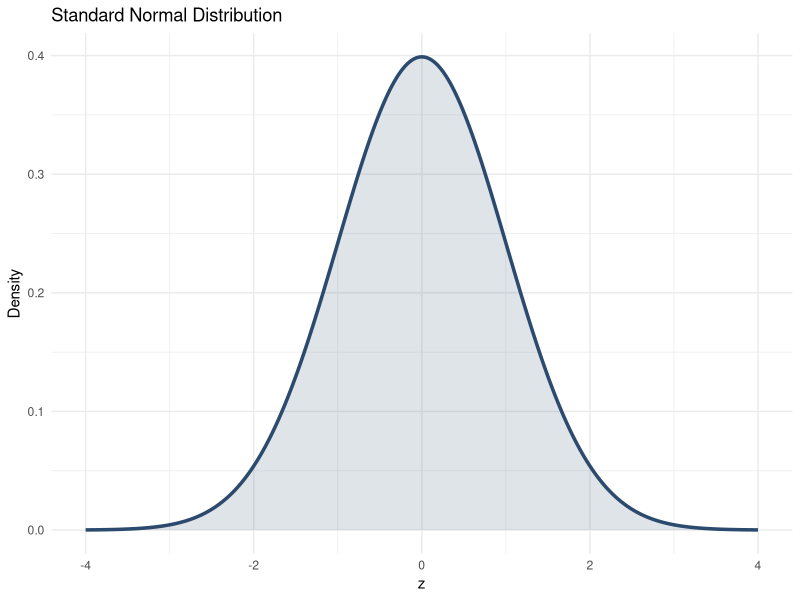
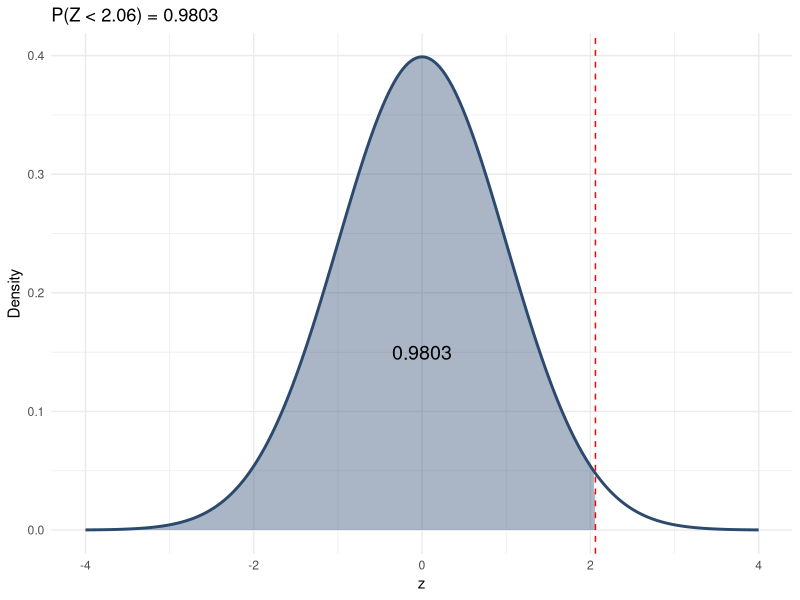
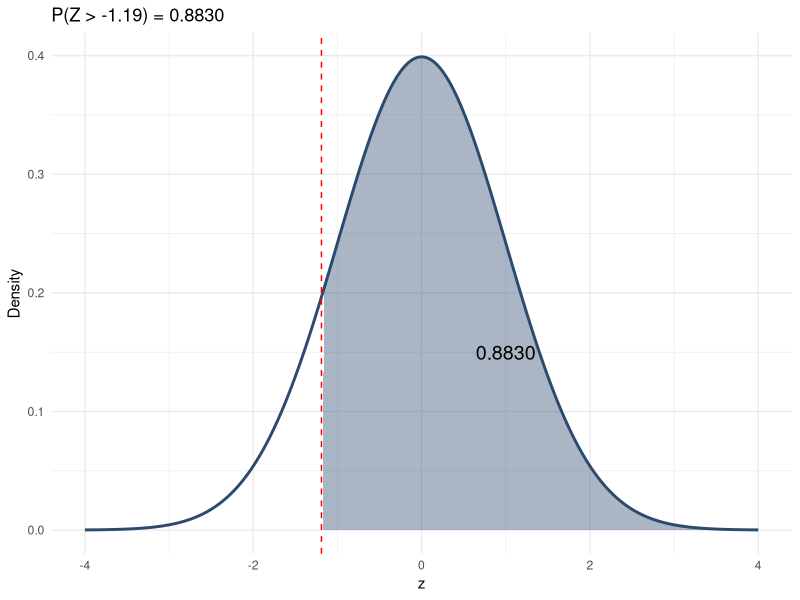
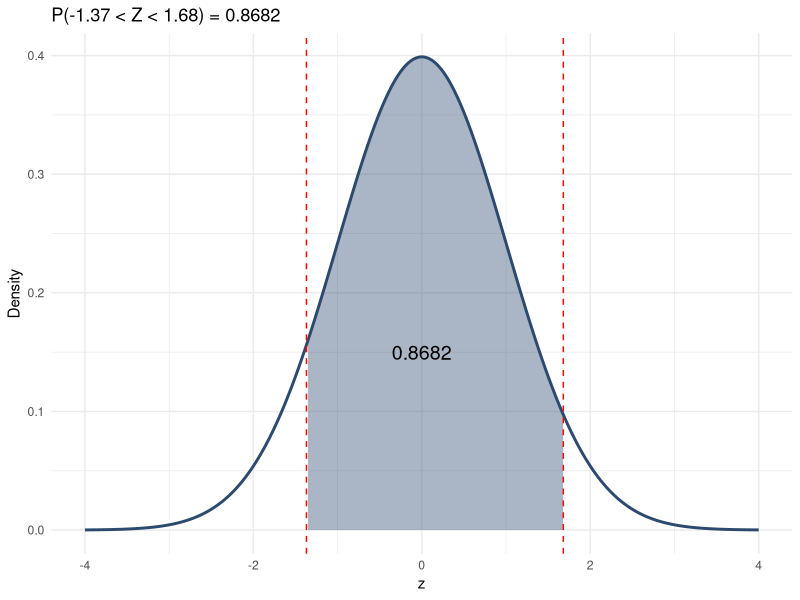
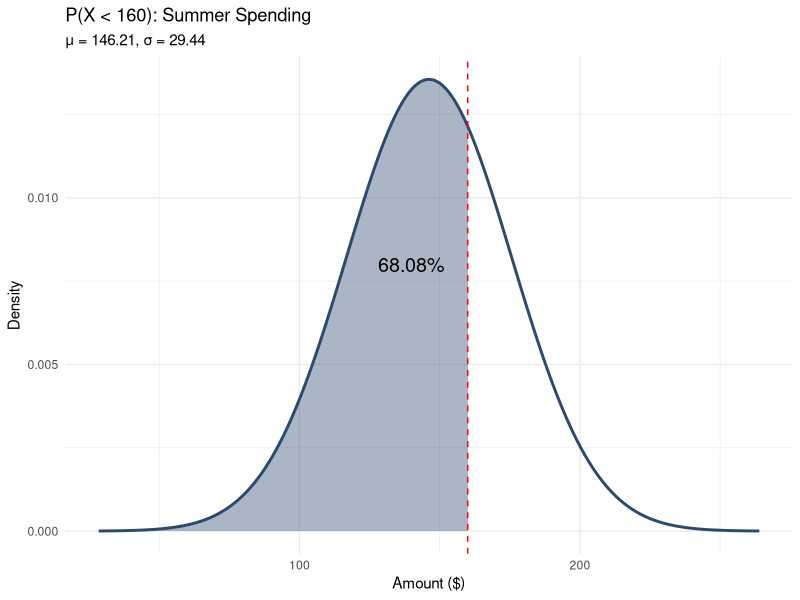
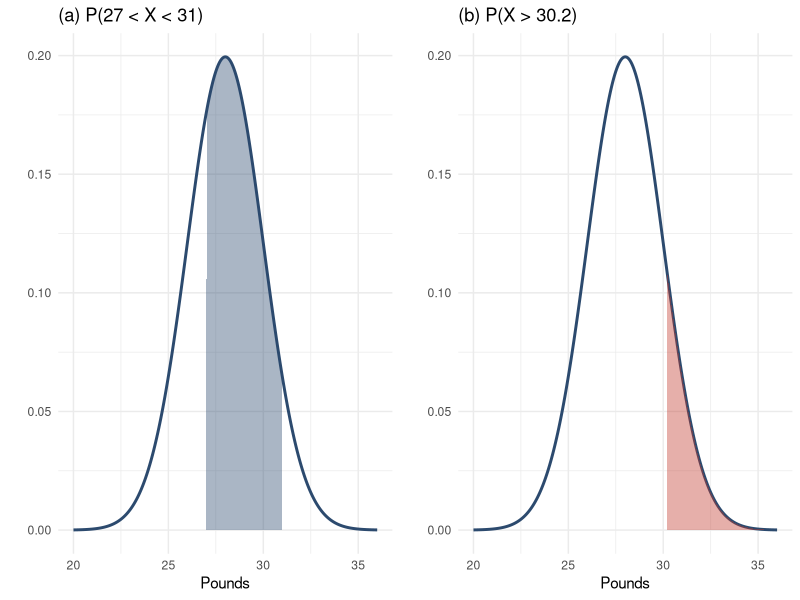
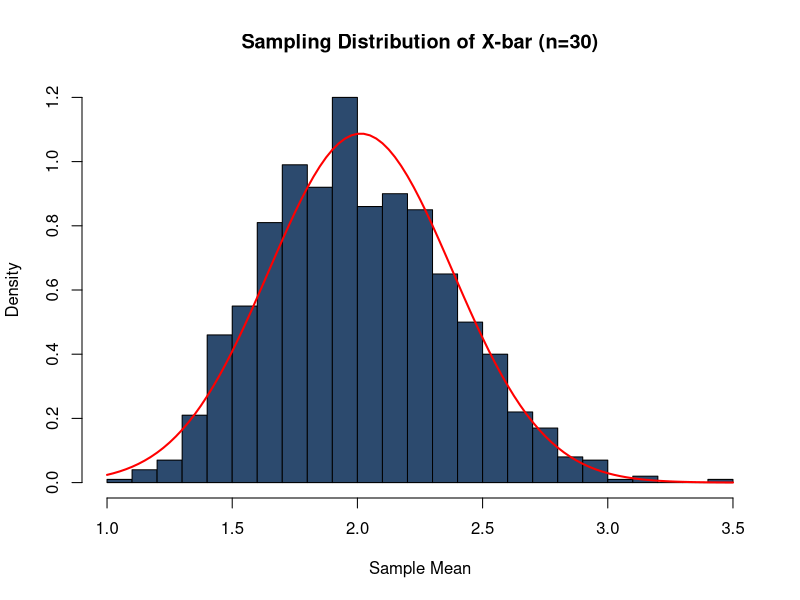

The R source for these figures, in order:
## ---- chunk 1
library(tidyverse)
library(ggplot2)
knitr::opts_chunk$set(echo = TRUE, warning = FALSE, message = FALSE)
## ---- chunk 2
x <- seq(-4, 4, length.out = 300)
df <- data.frame(x = x, y = dnorm(x))
ggplot(df, aes(x, y)) +
  geom_line(color = "#2c4a6e", linewidth = 1.2) +
  geom_area(fill = "#2c4a6e", alpha = 0.15) +
  labs(title = "Standard Normal Distribution",
       x = "z", y = "Density") +
  theme_minimal()
## ---- chunk 3
# Area to the LEFT of z = 2.06
pnorm(2.06)
## ---- chunk 4
x <- seq(-4, 4, length.out = 300)
df <- data.frame(x = x, y = dnorm(x))
ggplot(df, aes(x, y)) +
  geom_line(color = "#2c4a6e", linewidth = 1) +
  geom_area(data = filter(df, x <= 2.06),
            aes(x, y), fill = "#2c4a6e", alpha = 0.4) +
  annotate("text", x = 0, y = 0.15, label = "0.9803", size = 5) +
  geom_vline(xintercept = 2.06, linetype = "dashed", color = "red") +
  labs(title = "P(Z < 2.06) = 0.9803", x = "z", y = "Density") +
  theme_minimal()
## ---- chunk 5
# Area to the RIGHT of z = -1.19
1 - pnorm(-1.19)
# Equivalently:
pnorm(-1.19, lower.tail = FALSE)
## ---- chunk 6
x <- seq(-4, 4, length.out = 300)
df <- data.frame(x = x, y = dnorm(x))
ggplot(df, aes(x, y)) +
  geom_line(color = "#2c4a6e", linewidth = 1) +
  geom_area(data = filter(df, x >= -1.19),
            aes(x, y), fill = "#2c4a6e", alpha = 0.4) +
  annotate("text", x = 1, y = 0.15, label = "0.8830", size = 5) +
  geom_vline(xintercept = -1.19, linetype = "dashed", color = "red") +
  labs(title = "P(Z > -1.19) = 0.8830", x = "z", y = "Density") +
  theme_minimal()
## ---- chunk 7
# Area BETWEEN z = -1.37 and z = 1.68
pnorm(1.68) - pnorm(-1.37)
## ---- chunk 8
x <- seq(-4, 4, length.out = 300)
df <- data.frame(x = x, y = dnorm(x))
ggplot(df, aes(x, y)) +
  geom_line(color = "#2c4a6e", linewidth = 1) +
  geom_area(data = filter(df, x >= -1.37 & x <= 1.68),
            aes(x, y), fill = "#2c4a6e", alpha = 0.4) +
  annotate("text", x = 0, y = 0.15, label = "0.8682", size = 5) +
  geom_vline(xintercept = c(-1.37, 1.68), linetype = "dashed", color = "red") +
  labs(title = "P(-1.37 < Z < 1.68) = 0.8682", x = "z", y = "Density") +
  theme_minimal()
## ---- chunk 9
# Find z given left-tail area = 0.7123
qnorm(0.7123)
## ---- chunk 10
mu <- 146.21; sigma <- 29.44
pnorm(160, mean = mu, sd = sigma)
## ---- chunk 11
x <- seq(mu - 4*sigma, mu + 4*sigma, length.out = 300)
df <- data.frame(x = x, y = dnorm(x, mu, sigma))
ggplot(df, aes(x, y)) +
  geom_line(color = "#2c4a6e", linewidth = 1) +
  geom_area(data = filter(df, x <= 160), aes(x, y),
            fill = "#2c4a6e", alpha = 0.4) +
  geom_vline(xintercept = 160, linetype = "dashed", color = "red") +
  annotate("text", x = 140, y = 0.008, label = "68.08%", size = 5) +
  labs(title = "P(X < 160): Summer Spending",
       subtitle = paste0("μ = ", mu, ", σ = ", sigma),
       x = "Amount ($)", y = "Density") +
  theme_minimal()
## ---- chunk 12
mu <- 28; sigma <- 2

# (a) P(27 < X < 31)
pnorm(31, mu, sigma) - pnorm(27, mu, sigma)

# (b) P(X > 30.2)
pnorm(30.2, mu, sigma, lower.tail = FALSE)
## ---- chunk 13
x <- seq(mu - 4*sigma, mu + 4*sigma, length.out = 300)
df <- data.frame(x = x, y = dnorm(x, mu, sigma))
p1 <- ggplot(df, aes(x, y)) +
  geom_line(color = "#2c4a6e", linewidth = 1) +
  geom_area(data = filter(df, x >= 27 & x <= 31),
            aes(x, y), fill = "#2c4a6e", alpha = 0.4) +
  labs(title = "(a) P(27 < X < 31)", x = "Pounds", y = "") +
  theme_minimal()
p2 <- ggplot(df, aes(x, y)) +
  geom_line(color = "#2c4a6e", linewidth = 1) +
  geom_area(data = filter(df, x >= 30.2),
            aes(x, y), fill = "#c0392b", alpha = 0.4) +
  labs(title = "(b) P(X > 30.2)", x = "Pounds", y = "") +
  theme_minimal()
gridExtra::grid.arrange(p1, p2, ncol = 2)
## ---- chunk 14
mu <- 200; sigma <- 20
# Find the value X such that P(X > x) = 0.10
qnorm(0.90, mean = mu, sd = sigma)
## ---- chunk 15
mu <- 120; sigma <- 8
# Lower and upper bounds for middle 60%
qnorm(0.20, mean = mu, sd = sigma)
qnorm(0.80, mean = mu, sd = sigma)
## ---- chunk 16
mu <- 110000; sigma <- 15000

# P(X > 132500)
pnorm(132500, mean = mu, sd = sigma, lower.tail = FALSE)

# Equivalent z-score
z <- (132500 - mu) / sigma
z
pnorm(z, lower.tail = FALSE)
## ---- chunk 17
mu <- 166; sigma <- 26
# Approximate probability (treating as normal)
z <- (145 - mu) / sigma
z
pnorm(145, mean = mu, sd = sigma)
## ---- chunk 18
# CLT demonstration: sampling from a skewed distribution
set.seed(42)
pop <- rexp(10000, rate = 0.5)  # skewed population
sample_means <- replicate(1000, mean(sample(pop, 30)))
hist(sample_means, breaks = 30, col = "#2c4a6e",
     main = "Sampling Distribution of X-bar (n=30)",
     xlab = "Sample Mean", freq = FALSE)
curve(dnorm(x, mean(pop), sd(pop)/sqrt(30)), add = TRUE,
      col = "red", lwd = 2)
## ---- chunk 19
mu <- 96; sigma <- 16; n <- 36
se <- sigma / sqrt(n)
se

# P(90 < X-bar < 100)
pnorm(100, mean = mu, sd = se) - pnorm(90, mean = mu, sd = se)
## ---- chunk 20
mu <- 218.4; sigma <- 25; n <- 40

# (a) Individual: P(X < 224)
pnorm(224, mean = mu, sd = sigma)

# (b) Sample mean: P(X-bar < 224), n = 40
se <- sigma / sqrt(n)
pnorm(224, mean = mu, sd = se)
## ---- chunk 21
n <- 300; p <- 0.06; q <- 1 - p
mu <- n * p; sigma <- sqrt(n * p * q)
cat("mu =", mu, "  sigma =", round(sigma, 4), "\n")

# Normal approximation: P(X = 25) ≈ P(24.5 < X < 25.5)
pnorm(25.5, mean = mu, sd = sigma) - pnorm(24.5, mean = mu, sd = sigma)

# Exact binomial
dbinom(25, n, p)
## ---- chunk 22
n <- 100; p <- 0.32; q <- 0.68
mu <- n * p; sigma <- sqrt(n * p * q)
cat("mu =", mu, "  sigma =", round(sigma, 4), "\n")

# P(X <= 26) with continuity correction: P(X < 26.5)
pnorm(26.5, mean = mu, sd = sigma)

# Exact binomial
pbinom(26, n, p)
## ---- chunk 23
n <- 10; p <- 0.5; q <- 0.5
mu <- n * p; sigma <- sqrt(n * p * q)
cat("mu =", mu, "  sigma =", sigma, "\n")

# (a) Exact binomial
dbinom(6, n, p)

# (b) Normal approximation with continuity correction
pnorm(6.5, mean = mu, sd = sigma) - pnorm(5.5, mean = mu, sd = sigma)
